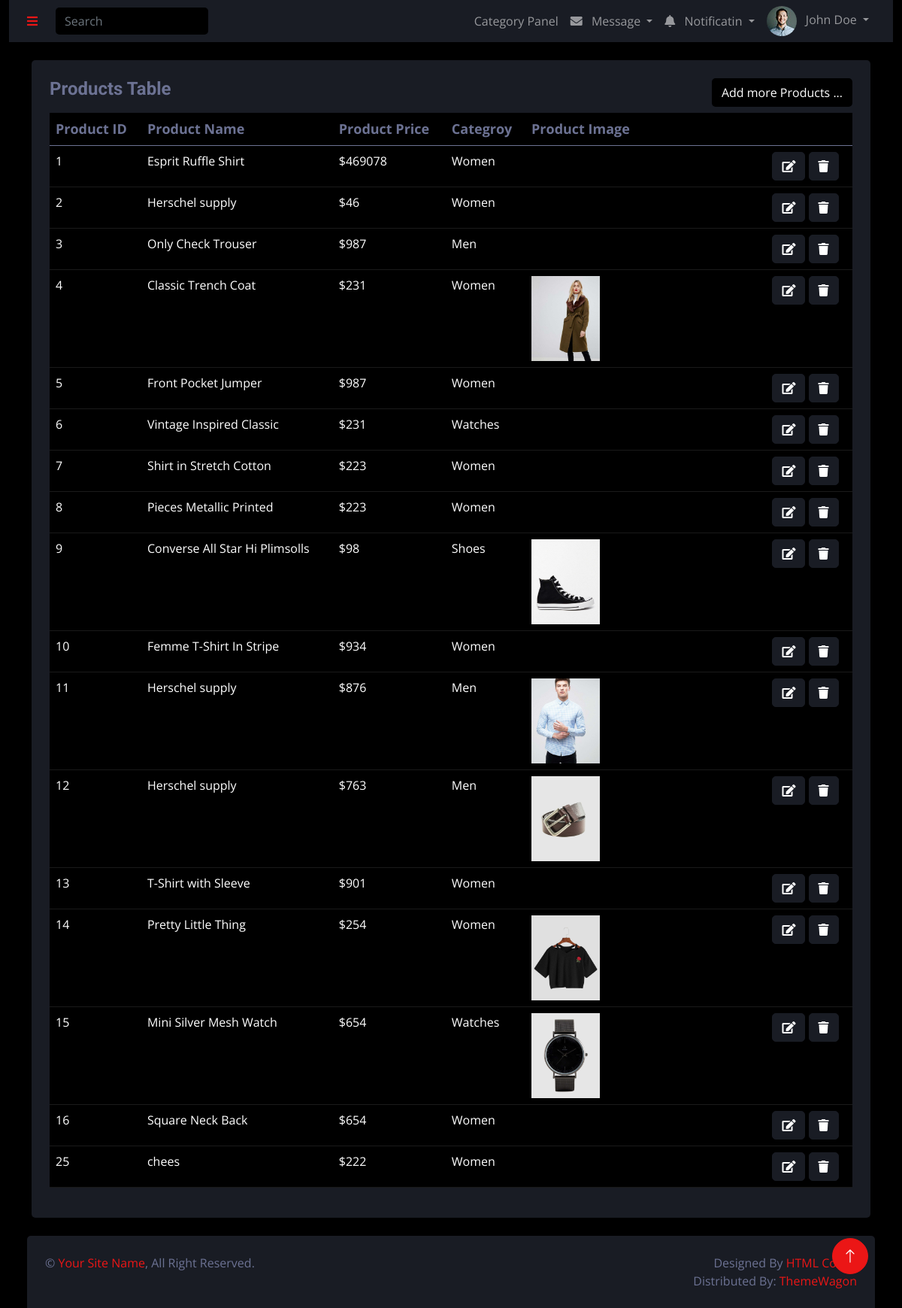
Screenshot of /darkpan-1.0.0/adminPanelProducts.php (signed in) with the database file from the repository.
### tables this page shows
CREATE TABLE `products` (
  `product_id` int(11) NOT NULL,
  `product_name` varchar(200) NOT NULL,
  `product_price` int(11) NOT NULL,
  `product_category_id` int(11) DEFAULT NULL,
  `product_image` varchar(200) NOT NULL
);

CREATE TABLE `category` (
  `category_id` int(11) NOT NULL,
  `category_name` varchar(200) NOT NULL,
  `category_image` varchar(300) NOT NULL
);

### darkpan-1.0.0/adminPanelProducts.php (the view, shortened to what this page needs)
<?php
include("./adminPanelPhp/query.php");
?>
<!DOCTYPE html>
<html lang="en">
<head>
    <link href="https://cdnjs.cloudflare.com/ajax/libs/font-awesome/5.10.0/css/all.min.css" rel="stylesheet">
    <link href="https://cdn.jsdelivr.net/npm/bootstrap-icons@1.4.1/font/bootstrap-icons.css" rel="stylesheet">
    <link href="lib/owlcarousel/assets/owl.carousel.min.css" rel="stylesheet">
    <link href="lib/tempusdominus/css/tempusdominus-bootstrap-4.min.css" rel="stylesheet" />
    <link href="css/bootstrap.min.css" rel="stylesheet">
    <link href="css/style.css" rel="stylesheet">
</head>
<body>
    <div class="container-fluid position-relative d-flex p-0">
        <div class="container-fluid">
            <nav class="navbar navbar-expand bg-secondary navbar-dark sticky-top px-4 py-0">
                <a href="#" class="sidebar-toggler flex-shrink-0">
                    <i class="fa fa-bars"></i>
                </a>
                <form class="d-none d-md-flex ms-4">
                    <input class="form-control bg-dark border-0" type="search" placeholder="Search">
                </form>
                <div class="navbar-nav align-items-center ms-auto">
                    <div class="nav-item dropdown">
                    <a href="adminPanelCategory.php" class="nav-link ">
                            <span class="d-none d-lg-inline-flex">Category Panel</span>
                        </a>
                    </div>
                    <div class="nav-item dropdown">
                        <a href="#" class="nav-link dropdown-toggle" data-bs-toggle="dropdown">
                            <i class="fa fa-envelope me-lg-2"></i>
                            <span class="d-none d-lg-inline-flex">Message</span>
                        </a>
                    </div>
                    <div class="nav-item dropdown">
                        <a href="#" class="nav-link dropdown-toggle" data-bs-toggle="dropdown">
                            <i class="fa fa-bell me-lg-2"></i>
                            <span class="d-none d-lg-inline-flex">Notificatin</span>
                        </a>
                    </div>
                    <div class="nav-item dropdown">
                        <a href="#" class="nav-link dropdown-toggle" data-bs-toggle="dropdown">
                            <img class="rounded-circle me-lg-2" src="img/user.jpg" alt=""
                                style="width: 40px; height: 40px;">
                            <span class="d-none d-lg-inline-flex">John Doe</span>
                        </a>
                    </div>
                </div>
            </nav>
            <div class="container pt-4">
                <div class="bg-secondary rounded p-4">
                    <div class="row">
                        <div class="col-12 col-sm-12">
                            <div class="d-flex justify-content-between">
                                <h4>Products Table</h4>
                                <button type="button" class="btn  insert" data-bs-toggle="modal"
                                    data-bs-target="#insert-modal" name="insertCategory">Add more Products ...
                                </button>
                            </div>
                            <table class="table table-dark table-hover  w-100 mt-2">
                                <thead>
                                    <tr>
                                        <th scope="col">Product ID</th>
                                        <th scope="col">Product Name</th>
                                        <th scope="col">Product Price</th>
                                        <th scope="col">Categroy </th>
                                        <th scope="col">Product Image</th>
                                        <th scope="col"> </th>
                                    </tr>
                                </thead>
                                <tbody>
                                    <?php
                        $query = $pdo->query("select * from products join category on products.product_category_id = category.category_id ORDER BY product_id");
                        $result = $query->fetchAll(PDO::FETCH_ASSOC);
                        foreach($result as $row){
                        ?>
                                    <tr>
                                        <td>
                                            <?php echo $row['product_id'] ?>
                                        </td>
                                        <td id="c_name">
                                            <?php echo $row['product_name'] ?>
                                        </td>
                                        <td id="c_name">
                                            <?php echo '$'.$row['product_price'] ?>
                                        </td>
                                        <td id="c_name">
                                            <?php echo $row['category_name'] ?>
                                        </td>
                                        <td style="width: 30%;"><img id="c_image"
                                                src="cozastoreimages/<?php echo $row['product_image'] ?>" style="width: 30%;"
                                                alt=""></td>
                                        <td class="">
                                            <button class="btn btn-secondary edit-btn " data-bs-toggle="modal"
                                                data-bs-target="#edit-modal<?php echo $row['product_id']  ?>">
                                                <i class="fa fa-edit"></i>
                                            </button>
                                            <button class="btn btn-secondary" name="delete">
                                                <i class="fa fa-trash"></i>
                                            </button>
                                        </td>
                                    </tr>
                        </div>
                        <?php
                        }
                        ?>
        <div class="container-fluid pt-4 px-4">
            <div class="bg-secondary rounded-top p-4">
                <div class="row">
                    <div class="col-12 col-sm-6 text-center text-sm-start">
                        &copy; <a href="#">Your Site Name</a>, All Right Reserved.
                    </div>
                    <div class="col-12 col-sm-6 text-center text-sm-end">
                        Designed By <a href="https://htmlcodex.com">HTML Codex</a>
                        <br>Distributed By: <a href="https://themewagon.com" target="_blank">ThemeWagon</a>
                    </div>
                </div>
            </div>
        </div>
    <a href="#" class="btn btn-lg btn-primary btn-lg-square back-to-top"><i class="bi bi-arrow-up"></i></a>
</body>
</html>

### darkpan-1.0.0/css/style.css (style rules this page uses)
:root { --primary: #EB1616; --secondary: #191C24; --light: #6C7293; --dark: #000000; }
.back-to-top { position: fixed; display: none; right: 45px; bottom: 45px; z-index: 99; }
.btn { transition: .5s; }
.btn-lg-square { width: 48px; height: 48px; }
.btn-square, .btn-sm-square, .btn-lg-square { padding: 0; display: inline-flex; align-items: center; justify-content: center; font-weight: normal; border-radius: 50px; }

### darkpan-1.0.0/adminPanelProducts.php (style rules this page uses)
h4 { color: var(--light); }
.insert { color: white; background-color: black; }
th { color: var(--light); font-size:18px; }

### rows the page displays
products: product_id "1", product_name "Esprit Ruffle Shirt", product_price "469078", product_category.category_name "Women"
products: product_id "2", product_name "Herschel supply", product_price "46", product_category.category_name "Women"
products: product_id "3", product_name "Only Check Trouser", product_price "987", product_category.category_name "Men"
products: product_id "4", product_name "Classic Trench Coat", product_price "231", product_category.category_name "Women", product_image (picture)
products: product_id "5", product_name "Front Pocket Jumper", product_price "987", product_category.category_name "Women"
products: product_id "6", product_name "Vintage Inspired Classic", product_price "231", product_category.category_name "Watches"
products: product_id "7", product_name "Shirt in Stretch Cotton", product_price "223", product_category.category_name "Women"
products: product_id "8", product_name "Pieces Metallic Printed", product_price "223", product_category.category_name "Women"
products: product_id "9", product_name "Converse All Star Hi Plimsolls", product_price "98", product_category.category_name "Shoes", product_image (picture)
products: product_id "10", product_name "Femme T-Shirt In Stripe", product_price "934", product_category.category_name "Women"
products: product_id "11", product_name "Herschel supply", product_price "876", product_category.category_name "Men", product_image (picture)
products: product_id "12", product_name "Herschel supply", product_price "763", product_category.category_name "Men", product_image (picture)
products: product_id "13", product_name "T-Shirt with Sleeve", product_price "901", product_category.category_name "Women"
products: product_id "14", product_name "Pretty Little Thing", product_price "254", product_category.category_name "Women", product_image (picture)
products: product_id "15", product_name "Mini Silver Mesh Watch", product_price "654", product_category.category_name "Watches", product_image (picture)
products: product_id "16", product_name "Square Neck Back", product_price "654", product_category.category_name "Women"
products: product_id "25", product_name "chees", product_price "222", product_category.category_name "Women"
